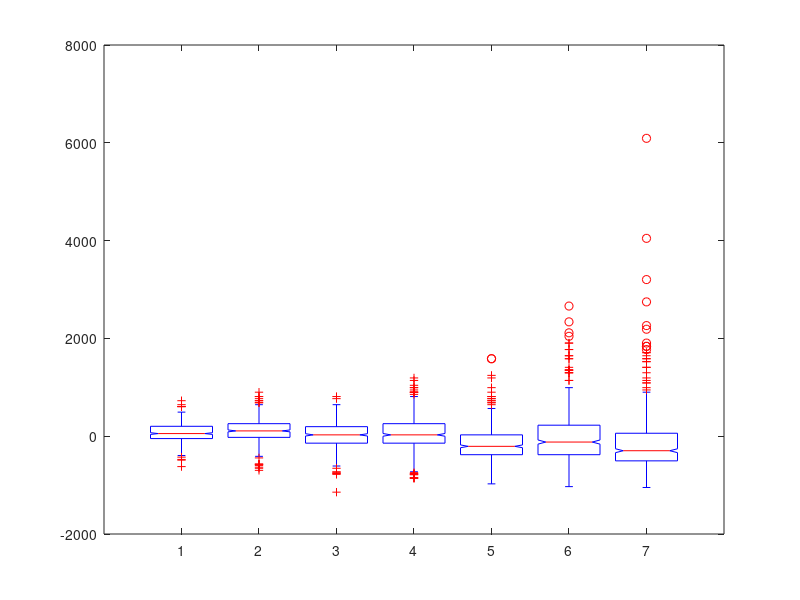

This chart was generated by the following MATLAB code: (Note: this script raises an error after producing the figure.)
%Stats on Summmer 2020 ACL data
%11-28-22 v2 Add LME model
%Geoff Zath

%Summer 2020 data

clear; clc
close all

%% Inputs

N_sample = 500; %random sample of N drops for ANOVA

cpd_expected = [17.1 171 1710]; %epxected concentration (cpd)
cycles = [22 25; 19 22; 16 22]; %cycles measured


%% Load Data

%10 cpd data
file_10cpd{1} = load('conv_10cpd_c22');
file_10cpd{2} = load('conv_10cpd_c23');
file_10cpd{3} = load('conv_10cpd_c24');
file_10cpd{4} = load('conv_10cpd_c25');

%100 cpd data
file_100cpd{1} = load('conv_100cpd_c19');
file_100cpd{2} = load('conv_100cpd_c20');
file_100cpd{3} = load('conv_100cpd_c21');
file_100cpd{4} = load('conv_100cpd_c22');

%1000 cpd data
file_1000cpd{1} = load('conv_1000cpd_c16');
file_1000cpd{2} = load('conv_1000cpd_c17');
file_1000cpd{3} = load('conv_1000cpd_c18');
file_1000cpd{4} = load('conv_1000cpd_c19');
file_1000cpd{5} = load('conv_1000cpd_c20');
file_1000cpd{6} = load('conv_1000cpd_c21');
file_1000cpd{7} = load('conv_1000cpd_c22');








%% Process Data

%10 cpd stats

L = length(file_10cpd);
data_10cpd_pool = [];
count = 0;

for i = 1 : L

    data_10cpd{i} = file_10cpd{i}.conc_convert;
    avg_10cpd(i) = mean(data_10cpd{i});
    std_10cpd(i) = std(data_10cpd{i});
    CV_10cpd(i) = std_10cpd(i)/avg_10cpd(i)*100;
    N_10cpd(i) = length(data_10cpd{i});
    
    %pool
    data_10cpd_pool = [data_10cpd_pool data_10cpd{i}];
    
end

%10cpd pool
avg_10cpd_pool = mean(data_10cpd_pool);
std_10cpd_pool = std(data_10cpd_pool);
CV_10cpd_pool = std_10cpd_pool/avg_10cpd_pool*100;
N_10cpd_pool = length(data_10cpd_pool);



%100 cpd data

L = length(file_100cpd);
data_100cpd_pool = [];
count = 0;

for i = 1 : L

    data_100cpd{i} = file_100cpd{i}.conc_convert;
    avg_100cpd(i) = mean(data_100cpd{i});
    std_100cpd(i) = std(data_100cpd{i});
    CV_100cpd(i) = std_100cpd(i)/avg_100cpd(i)*100;
    N_100cpd(i) = length(data_100cpd{i});
    
    %pool
    data_100cpd_pool = [data_100cpd_pool data_100cpd{i}];
    
end

%100cpd pool
avg_100cpd_pool = mean(data_100cpd_pool);
std_100cpd_pool = std(data_100cpd_pool);
CV_100cpd_pool = std_100cpd_pool/avg_100cpd_pool*100;
N_100cpd_pool = length(data_100cpd_pool);



%1000 cpd data

L = length(file_1000cpd);
data_1000cpd_pool = [];
count = 0;

for i = 1 : L

    data_1000cpd{i} = file_1000cpd{i}.conc_convert;
    avg_1000cpd(i) = mean(data_1000cpd{i});
    std_1000cpd(i) = std(data_1000cpd{i});
    CV_1000cpd(i) = std_1000cpd(i)/avg_1000cpd(i)*100;
    N_1000cpd(i) = length(data_1000cpd{i});
    
    %pool
    data_1000cpd_pool = [data_1000cpd_pool data_1000cpd{i}];
    
end

%100cpd pool
avg_1000cpd_pool = mean(data_1000cpd_pool);
std_1000cpd_pool = std(data_1000cpd_pool);
CV_1000cpd_pool = std_1000cpd_pool/avg_1000cpd_pool*100;
N_1000cpd_pool = length(data_1000cpd_pool);

%% Stats

%calculate % difference

%prep arrays for LME
cycle_record = []; %cycle for each data point
cpd_record = []; %converted cpd of each data point

%10 cpd
num = 1;
start = cycles(num,1);
stop = cycles(num,2);
cycles_all = start:stop;






for i = 1 : length(cycles_all)
    
    temp = data_10cpd{i};
    
    for j = 1 : N_10cpd(i)
        
        perc_diff_10cpd_temp(j) = (temp(j) - cpd_expected(num))/cpd_expected(num) * 100;
        cycle_temp(j) = cycles_all(i);
        
    end
    
    perc_diff_10cpd{i} = perc_diff_10cpd_temp;
    perc_diff_10cpd_avg(i) = mean(perc_diff_10cpd_temp);
    perc_diff_10cpd_std(i) = std(perc_diff_10cpd_temp);
    
    %cycle_temp = datasample(cycle_temp, N_sample);
    cycle_record = [cycle_record cycle_temp];
    
    %perc_diff_10cpd_temp = datasample(perc_diff_10cpd_temp, N_sample);
    cpd_record = [cpd_record perc_diff_10cpd_temp];
    
    clear cycle_temp
    clear perc_diff_10cpd_temp;
    
end

L1 = length(cycle_record);
exp_record(1:L1) = 10; %expected cpd for each data point


%100 cpd
num = 2;
start = cycles(num,1);
stop = cycles(num,2);
cycles_all = start:stop;

for i = 1 : length(cycles_all)
    
    temp = data_100cpd{i};
    
    for j = 1 : N_100cpd(i)
        
        perc_diff_100cpd_temp(j) = (temp(j) - cpd_expected(num))/cpd_expected(num) * 100;
        cycle_temp(j) = cycles_all(i);
        
    end
    
    perc_diff_100cpd{i} = perc_diff_100cpd_temp;
    perc_diff_100cpd_avg(i) = mean(perc_diff_100cpd_temp);
    perc_diff_100cpd_std(i) = std(perc_diff_100cpd_temp);
    
    %cycle_temp = datasample(cycle_temp, N_sample);
    cycle_record = [cycle_record cycle_temp];
    
    %perc_diff_100cpd_temp = datasample(perc_diff_100cpd_temp, N_sample);
    cpd_record = [cpd_record perc_diff_100cpd_temp];
    
    clear cycle_temp
    clear perc_diff_100cpd_temp;
    
end

L2 = length(cycle_record);
exp_record(L1+1:L2) = 100; %expected cpd for each data point


%1000 cpd
num = 3;
start = cycles(num,1);
stop = cycles(num,2);
cycles_all = start:stop;

for i = 1 : length(cycles_all)
    
    temp = data_1000cpd{i};
    
    for j = 1 : N_1000cpd(i)
        
        perc_diff_1000cpd_temp(j) = (temp(j) - cpd_expected(num))/cpd_expected(num) * 100;
        cycle_temp(j) = cycles_all(i);
        
    end
    
    perc_diff_1000cpd{i} = perc_diff_1000cpd_temp;
    perc_diff_1000cpd_avg(i) = mean(perc_diff_1000cpd_temp);
    perc_diff_1000cpd_std(i) = std(perc_diff_1000cpd_temp);
    
    %cycle_temp = datasample(cycle_temp, N_sample);
    cycle_record = [cycle_record cycle_temp];
    
    %perc_diff_1000cpd_temp = datasample(perc_diff_1000cpd_temp, N_sample);
    cpd_record = [cpd_record perc_diff_1000cpd_temp];
    
    clear cycle_temp
    clear perc_diff_1000cpd_temp;
    
end

L3 = length(cycle_record);
exp_record(L2+1:L3) = 1000; %expected cpd for each data point


%% ANOVA

%10 cpd
L = length(file_10cpd);

for i = 1 : L
    
    ANOVA_10cpd(:,i) = datasample(data_10cpd{i}, N_sample);
    perc_diff_sample_10cpd(:,i) = datasample(perc_diff_10cpd{i}, N_sample);
    
end

[p_10cpd,tbl_10cpd,stats_10cpd] = anova1(ANOVA_10cpd);



%100 cpd
L = length(file_100cpd);

for i = 1 : L%-1
    
    %ANOVA_100cpd(:,i) = datasample(data_100cpd{i+1}, N_sample);
    ANOVA_100cpd(:,i) = datasample(data_100cpd{i}, N_sample);
    perc_diff_sample_100cpd(:,i) = datasample(perc_diff_100cpd{i}, N_sample);
    
end

[p_100cpd,tbl_100cpd,stats_100cpd] = anova1(ANOVA_100cpd);



%1000 cpd
L = length(file_1000cpd);

for i = 1 : L
    
    ANOVA_1000cpd(:,i) = datasample(data_1000cpd{i}, N_sample);
    perc_diff_sample_1000cpd(:,i) = datasample(perc_diff_1000cpd{i}, N_sample);
    
end

[p_1000cpd,tbl_1000cpd,stats_1000cpd] = anova1(ANOVA_1000cpd);
    
%combine % diff data
perc_diff_sampe_combine = [perc_diff_sample_10cpd perc_diff_sample_100cpd perc_diff_sample_1000cpd];



%% LME

%save data in table
tbl_LME = table(cpd_record',cycle_record',exp_record','VariableNames',{'Measured_CPD','cycle','Expected_CPD'});
%tbl_LME = table(cpd_record(L1+1:end)',cycle_record(L1+1:end)',exp_record(L1+1:end)','VariableNames',{'Measured_CPD','cycle','Expected_CPD'});

%run LME
%lme = fitlme(tbl_LME,'Measured_CPD~cycle+(1|Expected_CPD)')
lme = fitlme(tbl_LME,'Measured_CPD~Expected_CPD+(1|cycle)')

%grab coefficients
lme_coeff = lme.Coefficients;
intercept_mixed = double(lme_coeff(1,2));
slope_mixed = double(lme_coeff(2,2));

intercept_mixed_upper = double(lme_coeff(1,8));
slope_mixed_upper = double(lme_coeff(2,8));

intercept_mixed_lower = double(lme_coeff(1,7));
slope_mixed_lower = double(lme_coeff(2,7));







%% Figures



%percent diffs 10 cpd
figure(7); clf(7)

num = 1;
start = cycles(num,1);
stop = cycles(num,2);
cycles_all = start:stop;

cycles_combine = [];
cycles_combine = [cycles_combine cycles_all];

boxplot(perc_diff_sample_10cpd,cycles_all)

box on
xlabel('Cycle')
ylabel('Percent Difference from Expected')
title('10 CPD (Summer 2020)')

axis([0 inf -100 350])

set(gca,'fontsize',12,'linewidth',0.5,'yscale','lin','xminortick','on','yminortick','on',...
    'ticklength',[0.015 1],'layer','top')



%percent diffs 100 cpd
figure(8); clf(8)

num = 2;
start = cycles(num,1);
stop = cycles(num,2);
cycles_all = start:stop;
cycles_combine = [cycles_combine cycles_all];

boxplot(perc_diff_sample_100cpd,cycles_all)

box on
xlabel('Cycle')
ylabel('Percent Difference from Expected')
title('100 CPD (Summer 2020)')

axis([0 inf -100 110])

set(gca,'fontsize',12,'linewidth',0.5,'yscale','lin','xminortick','on','yminortick','on',...
    'ticklength',[0.015 1],'layer','top')


%percent diffs 1000 cpd
figure(9); clf(9)

num = 3;
start = cycles(num,1);
stop = cycles(num,2);
cycles_all = start:stop;
cycles_combine = [cycles_combine cycles_all];

boxplot(perc_diff_sample_1000cpd,cycles_all)

box on
xlabel('Cycle')
ylabel('Percent Difference from Expected')
title('1000 CPD (Summer 2020)')

axis([0 inf -100 200])

set(gca,'fontsize',12,'linewidth',0.5,'yscale','lin','xminortick','on','yminortick','on',...
    'ticklength',[0.015 1],'layer','top')


%percent diffs 1000 cpd (first 4 cycles)
figure(10); clf(10)

num = 3;
start = cycles(num,1);
stop = cycles(num,2);
cycles_all = start:stop;

boxplot(perc_diff_sample_1000cpd(:,1:4),cycles_all(1:4))

box on
xlabel('Cycle')
ylabel('Percent Difference from Expected')
title('1000 CPD (Summer 2020, First 4 Cycles)')

axis([0 inf -100 110])

set(gca,'fontsize',12,'linewidth',0.5,'yscale','lin','xminortick','on','yminortick','on',...
    'ticklength',[0.015 1],'layer','top')




%percent diffs combined CPD
figure(11); clf(11)

cycles_combine_string = string(cycles_combine);
conc_string = {'10^1 cpd'; '10^1 cpd'; '10^1 cpd'; '10^1 cpd';
    '10^2 cpd'; '10^2 cpd'; '10^2 cpd'; '10^2 cpd';
    '10^3 cpd'; '10^3 cpd'; '10^3 cpd'; '10^3 cpd';
    '10^3 cpd'; '10^3 cpd'; '10^3 cpd'}';

for i = 1 : length(conc_string)
    
    cycle_label{i} = append(cycles_combine_string{i}," (",conc_string{i},")");
    
end

boxplot(perc_diff_sampe_combine,cycle_label)

box on
xlabel('Cycle + Concentration')
ylabel('Percent Difference from Expected')
title('Combined Data (Summer 2020)')

xtickangle(45)

axis([0 inf -100 350])

set(gca,'fontsize',12,'linewidth',0.5,'yscale','lin','xminortick','on','yminortick','on',...
    'ticklength',[0.015 1],'layer','top')



%percent diff combined cpd (errorbars)
figure(12); clf(12)

hold on

%10 cpd
num = 1;
start = cycles(num,1);
stop = cycles(num,2);
cycles_all = start:stop;
errorbar(cycles_all,perc_diff_10cpd_avg,perc_diff_10cpd_std,'o','markersize',9,'linewidth',0.5,'color','k')

%100 cpd
num = 2;
start = cycles(num,1);
stop = cycles(num,2);
cycles_all = start:stop;
errorbar(cycles_all,perc_diff_100cpd_avg,perc_diff_100cpd_std,'x','markersize',9,'linewidth',0.5,'color','b')

%1000 cpd
num = 3;
start = cycles(num,1);
stop = cycles(num,2);
cycles_all = start:stop;
errorbar(cycles_all,perc_diff_1000cpd_avg,perc_diff_1000cpd_std,'sq','markersize',9,'linewidth',0.5,'color','r')

yline(100,'--k')


%LME model
x = 15:26;
y = slope_mixed*x + intercept_mixed;
plot(x,y,':k','linewidth',0.75)

y_lower = slope_mixed_lower*x + intercept_mixed_lower;
plot(x,y_lower,':k','linewidth',0.75)

y_upper = slope_mixed_upper*x + intercept_mixed_upper;
plot(x,y_upper,':k','linewidth',0.75)

yline(-50,'--k')

hold off


box on
xlabel('Cycle')
ylabel('Percent Difference from Expected')
title('Combined Data (Summer 2020)')

legend({'10 cpd'; '100 cpd'; '1000 cpd'; '+/- 2-fold'; 'LME w/ 95% CI'},'location','nw')


axis([15 26 -90 110])

set(gca,'fontsize',12,'linewidth',0.5,'yscale','lin','xminortick','on','yminortick','on',...
    'ticklength',[0.015 1],'layer','top')



























